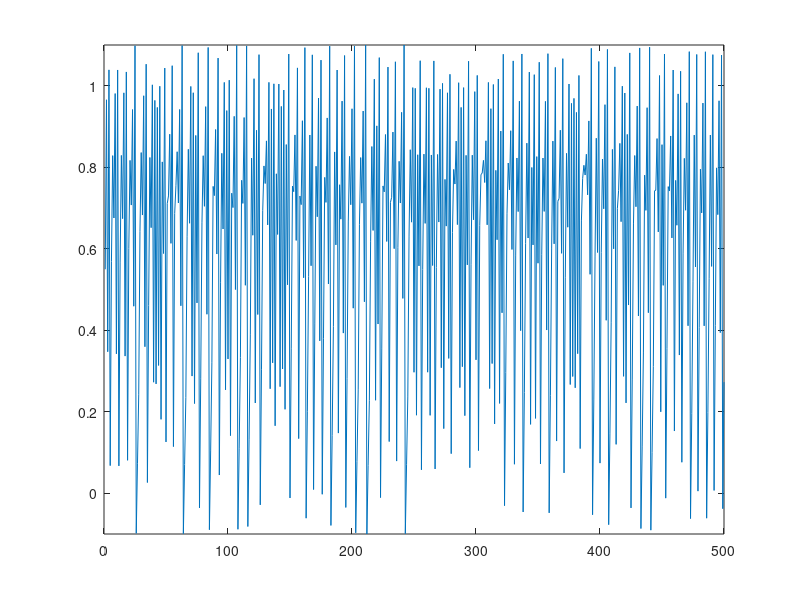

Reproduce this figure in MATLAB.
clear;
close;
clc;

icas(1,1)=0.1;
icas(1,2)=1-1.4*0.01;
ooo=1:500;
for i=3:500
    icas(1,i)=1-1.4*icas(1,i-1)*icas(1,i-1)+0.3*icas(1,i-2);
end
icas(1,:)=icas(1,:)-min(icas(1,:));
icas(1,:)=icas(1,:)/(max(icas(1,:))/1.2);
icas(1,:)=icas(1,:)-0.1;
figure(222);
plot(ooo,icas(1,:));
ylim([-0.1 1.1]);
hold on;


for i=1:489
    for j=1:10
        In(j,i)=icas(1,i-1+j);
    end
    Out(i)=icas(1,i+10);
end